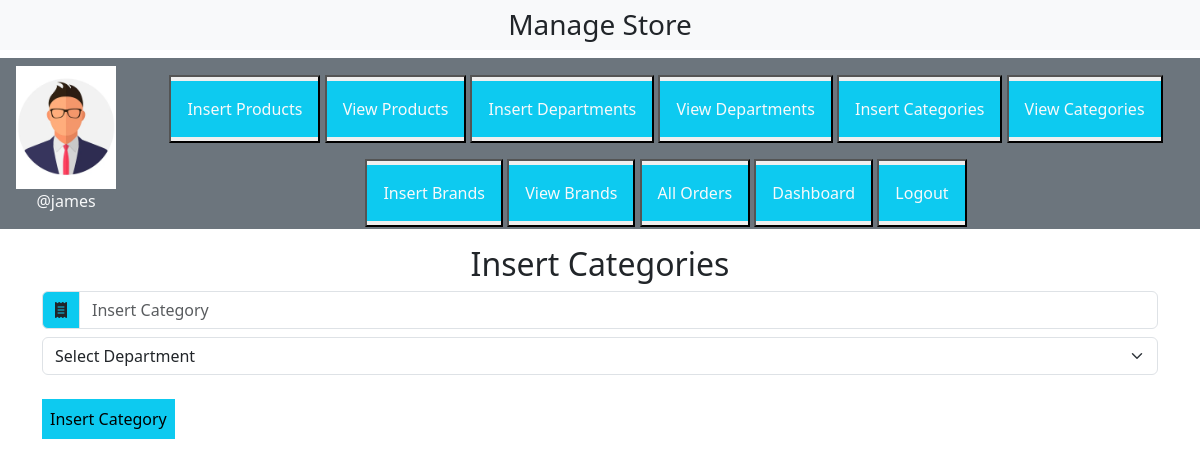
The page /admin/index.php?insert_category (signed in) on the database its author committed.
### tables this page shows
CREATE TABLE `admin_table` (
  `admin_id` int(11) NOT NULL,
  `full_name` varchar(255) NOT NULL,
  `user_name` varchar(255) NOT NULL,
  `gender` varchar(100) NOT NULL,
  `d_o_b` date NOT NULL,
  `email` varchar(255) NOT NULL,
  `contact_number` varchar(100) NOT NULL,
  `password` varchar(255) NOT NULL,
  `role` varchar(100) NOT NULL,
  `created_at` timestamp NOT NULL DEFAULT current_timestamp() ON UPDATE current_timestamp(),
  `updated_at` timestamp NOT NULL DEFAULT current_timestamp(),
  `last_login` datetime NOT NULL,
  `profile_image` varchar(255) NOT NULL,
  `status` varchar(100) NOT NULL
);

### admin/store mgt/insert_categories.php (the view, shortened to what this page needs)
<h2 class="text-center"> Insert Categories </h2>
<form class="mb-2" action="" method="post">
  <div class="input-group w-90 mb-2">
    <span class="input-group-text bg-info" id="basic-addon1"><i class="fa-solid fa-receipt"></i></span>
    <input type="text" class="form-control" name="cat_title" placeholder="Insert Category" aria-label="Categories" aria-describedby="basic-addon1" autocomplete="off" required>
  </div>
  <div class="form-outline mb-3 ">
    <select class="form-select " name="department" id="">
      <option value="">Select Department</option>
    </select>
  </div>
  <div class="input-group w-10 mb-2 m-auto">
    <input type="submit" class="bg-info border-0 p-2 my-2" name="insert_cat" value="Insert Category" >
  </div>
</form>

### admin/index.php (shortened to what this page needs)
<?php
  include('../functions/common_functions.php');
  if (!isset($_SESSION['admin'])) {
    echo "<script>window.open('admin_login.php','_self');</script>";
  } else {
    $admin = $_SESSION['admin'];
    $select_details = "SELECT * FROM admin_table WHERE user_name='$admin'";
    $exe_query = mysqli_query($conn, $select_details);
    $row_admin = mysqli_fetch_assoc($exe_query);
    $role = $row_admin['role'];
    $profile_image = $row_admin['profile_image'];
    $user_name = $row_admin['user_name'];
  }
?>
<!DOCTYPE html>
<html lang="en" dir="ltr">
  <head>
    <link href="https://cdn.jsdelivr.net/npm/bootstrap@5.3.3/dist/css/bootstrap.min.css" rel="stylesheet">
    <link rel="stylesheet" href="https://cdnjs.cloudflare.com/ajax/libs/font-awesome/6.5.2/css/all.min.css" />
    <link rel="stylesheet" href="https://cdn.jsdelivr.net/npm/remixicon@4.5.0/fonts/remixicon.min.css">
    <link rel="stylesheet" href="../style.css">
  </head>
  <body>
    <div class="container-fluid p-0">
      <div class="bg-light">
        <h3 class="text-center p-2">Manage Store</h3>
      </div>
      <div class="row">
        <div class="col-md-12 bg-secondary p1 d-flex align-items-center">
          <div class="px-3">
            <a href="#"><img src="Admin Dashboard/admin_imgs/<?php echo $profile_image ?>" class="adm_img mt-2"></a>
            <p class="text-center text-light">@<?php echo $user_name ?></p>
          </div>
          <?php
            if ($role == 'store_manager') {
              ?>
              <div class="button text-center">
                <button class="my-3"><a href="store mgt/insert_product.php" class="nav-link text-light bg-info my-1 p-3" target="_blank">Insert Products</a></button>
                <button><a href="index.php?view_products" class="nav-link text-light bg-info my-1 p-3">View Products</a></button>
                <button><a href="index.php?insert_department" class="nav-link text-light bg-info my-1 p-3">Insert Departments</a></button>
                <button><a href="index.php?view_department" class="nav-link text-light bg-info my-1 p-3">View Departments</a></button>
                <button><a href="index.php?insert_category" class="nav-link text-light bg-info my-1 p-3">Insert Categories</a></button>
                <button><a href="index.php?view_category" class="nav-link text-light bg-info my-1 p-3">View Categories</a></button>
                <button><a href="index.php?insert_brand" class="nav-link text-light bg-info my-1 p-3">Insert Brands</a></button>
                <button><a href="index.php?view_brands" class="nav-link text-light bg-info my-1 p-3">View Brands</a></button>
                <button><a href="index.php?list_orders" class="nav-link text-light bg-info my-1 p-3">All Orders</a></button>
                <button><a href="Admin Dashboard/admin_profile.php?store_manager" class="nav-link text-light bg-info my-1 p-3">Dashboard</a></button>
                <button><a href="Admin Dashboard/admin_logout.php" class="nav-link text-light bg-info my-1 p-3">Logout</a></button>
              </div>
            <?php } ?>
        </div>
      </div>
      <div class="container my-3">
        <?php
          if (isset($_GET['insert_category'])) {
            include('store mgt/insert_categories.php');
          }
        ?>
      </div>
    </div>
  </body>
</html>

### style.css (style rules this page uses)
* { margin: 0; padding: 0; box-sizing: border-box; }
:root { --blue: #2a2185; --white: #fff; --gray: #f5f5f5; --black1: #222; --black2: #999; --light-bg-color: #f2f3f5; --light-text-color: #7c899a; --dark-color: #0a021c; --percent100: 100%; --trans-color: color .3s; }
body { overflow-x: hidden; }
.adm_img { width: 100px; object-fit: contain; }

### rows shown on the page
admin_table: profile_image (picture), user_name "james"
